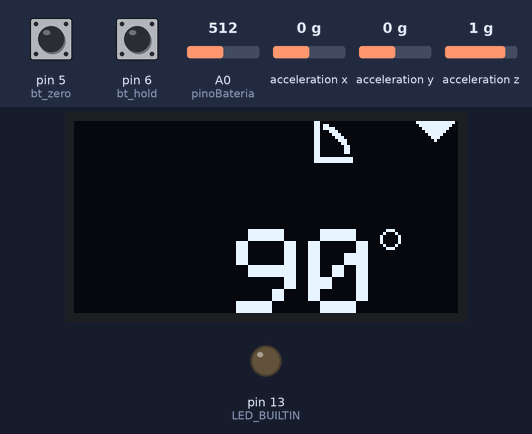
Bench run of a program on a simulated Arduino Uno, built with avr-gcc and run on an emulated ATmega328P. Shown: 128×64 one-colour display, output pins drawn as LEDs (lit = HIGH). Inputs (shaded band) come from the test bench; at power-on: pin 5 (bt_zero) HIGH, pin 6 (bt_hold) HIGH, acceleration x 0 g, A0 (pinoBateria) = 512, acceleration y 0 g, acceleration z 1 g.

Above: at 2.2 s.
2.3 s: pin 5 (bt_zero) pulled LOW for 1 s
At 4.2 s:
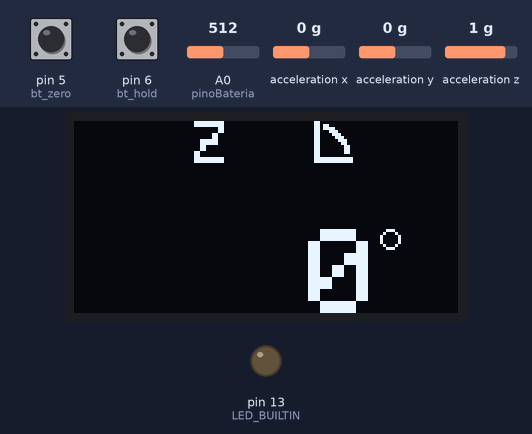
4.8 s: pin 6 (bt_hold) pulled LOW for 3.2 s
At 5.41 s:
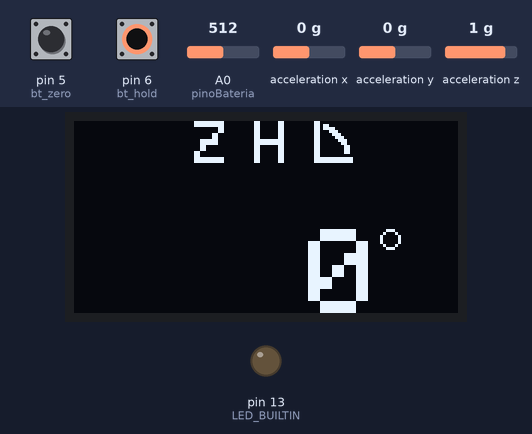
9.5 s: acceleration x set to -1.4 g
At 10.8 s:
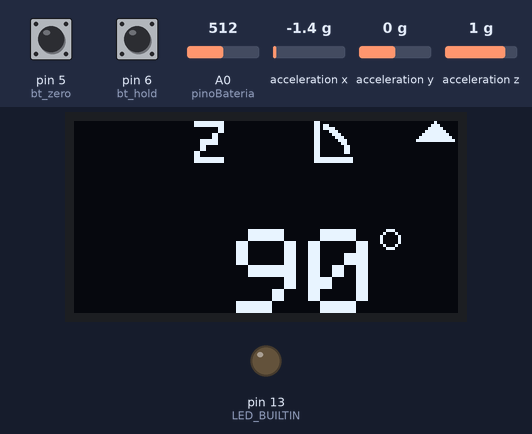
11.1 s: A0 (pinoBateria) set to 483
At 11.7 s:
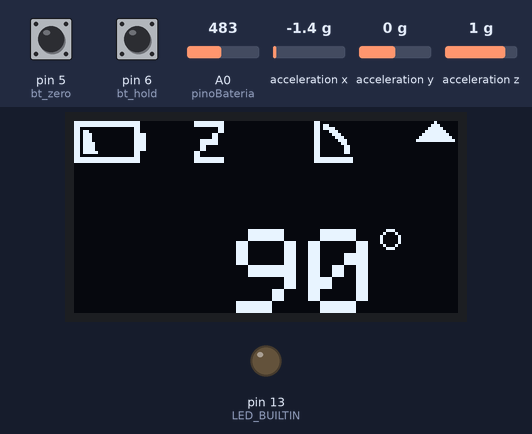
12.6 s: pin 5 (bt_zero) pulled LOW for 0.15 s
At 14.0 s:
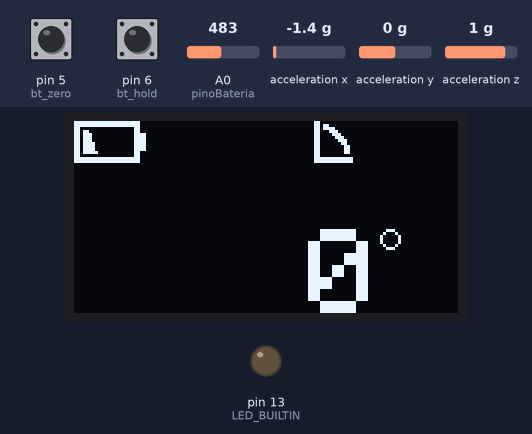
14.4 s: acceleration y set to -1.4 g
At 14.8 s:
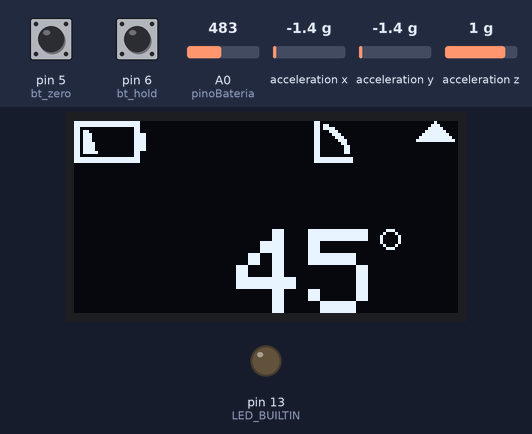
Timing chart, 0 to 17.0 s (numbered marks = the images above; inputs shaded):
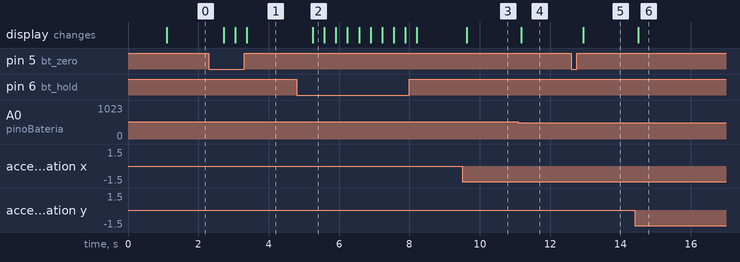

The program:

main.cpp
```cpp
#include <Arduino.h>

//Bibliotecas
#include <Wire.h>             // Biblioteca para comunicação I2C
#include <Adafruit_GFX.h>     // Biblioteca elementos gráficos
#include <Adafruit_SSD1306.h> // Biblioteca Display
#include <SparkFun_ADXL345.h> // Biblioteca acelerômetro

//Definições do display
#define SCREEN_WIDTH 128    // Especifica a largura do display em pixels
#define SCREEN_HEIGHT 64    // Especifica a altura do display em pixels
#define OLED_RESET     -1   // pino de reset do display # (-1 se for utilizar o reset do arduino)
#define SCREEN_ADDRESS 0x3C // Endereço de comunicação do display (vide datasheet)

Adafruit_SSD1306 display(SCREEN_WIDTH, SCREEN_HEIGHT, &Wire, OLED_RESET); //Instancia o objeto display de acordo com as especificações indicadas

//Definições do Acelerômetro
//ADXL345 adxl = ADXL345(10); //Instancia o objeto adxl(acelerometro) comunicação SPI
ADXL345 adxl = ADXL345();     //Instancia o objeto adxl(acelerometro) comunicação I2C por padrão

//Constantes do usuário
#define LOGO_HEIGHT   64  //Altura do logotipo
#define LOGO_WIDTH    128 //largura do logotipo
#define M_POS_X       30  //Posição da medição eixo x
#define M_POS_Y       36  //Posição da medição eixo y

#define BATERIA_BAIXA 500  //Nível mínimo da bateria

// 'angulo180', 25x14px
const unsigned char bitmap_angulo180 [] PROGMEM = {
  0x00, 0x1c, 0x00, 0x00, 0x00, 0xdd, 0x80, 0x00, 0x03, 0xdd, 0xe0, 0x00, 0x07, 0x1c, 0x70, 0x00,
  0x0e, 0x1c, 0x38, 0x00, 0x1c, 0x1c, 0x1c, 0x00, 0x38, 0x1c, 0x0e, 0x00, 0x30, 0x1c, 0x06, 0x00,
  0x60, 0x1c, 0x03, 0x00, 0x60, 0x1c, 0x03, 0x00, 0x60, 0x1c, 0x03, 0x00, 0x00, 0x1c, 0x00, 0x00,
  0xff, 0xff, 0xff, 0x80, 0xff, 0xff, 0xff, 0x80
};
// 'angulo90', 13x14px
const unsigned char bitmap_angulo90 [] PROGMEM = {
  0xc0, 0x00, 0xd8, 0x00, 0xde, 0x00, 0xc7, 0x00, 0xc3, 0x80, 0xc1, 0xc0, 0xc0, 0xe0, 0xc0, 0x60,
  0xc0, 0x30, 0xc0, 0x30, 0xc0, 0x30, 0xc0, 0x00, 0xff, 0xf8, 0xff, 0xf8
};

// 'seta_para_cima', 13x7px
const unsigned char bitmap_seta_para_cima [] PROGMEM = {
	0x02, 0x00, 0x07, 0x00, 0x0f, 0x80, 0x1f, 0xc0, 0x3f, 0xe0, 0x7f, 0xf0, 0xff, 0xf8
};

// 'seta_para_baixo', 13x7px
const unsigned char bitmap_seta_para_baixo [] PROGMEM = {
	0xff, 0xf8, 0x7f, 0xf0, 0x3f, 0xe0, 0x1f, 0xc0, 0x0f, 0x80, 0x07, 0x00, 0x02, 0x00
};

// 'battery_baixa_pequeno', 24x14px
const unsigned char bitmap_battery_low [] PROGMEM = {
	0xff, 0xff, 0xfc, 0xff, 0xff, 0xfc, 0xc0, 0x00, 0x0c, 0xd8, 0x00, 0x0c, 0xdc, 0x00, 0x0f, 0xdc,
	0x00, 0x0f, 0xdc, 0x00, 0x0f, 0xde, 0x00, 0x0f, 0xde, 0x00, 0x0f, 0xde, 0x00, 0x0f, 0xdf, 0x00,
	0x0c, 0xc0, 0x00, 0x0c, 0xff, 0xff, 0xfc, 0xff, 0xff, 0xfc
};

// 'logos_senai_preto', 128x64px
const unsigned char logo_senai_preto [] PROGMEM = {
  0x00, 0x00, 0x00, 0x00, 0x00, 0x00, 0x00, 0x00, 0x00, 0x00, 0x00, 0x00, 0x00, 0x00, 0x00, 0x00,
  0x00, 0x00, 0x00, 0x00, 0x00, 0x00, 0x00, 0x00, 0x00, 0x00, 0x00, 0x00, 0x00, 0x00, 0x00, 0x00,
  0x00, 0x00, 0x00, 0x00, 0x00, 0x00, 0x00, 0x00, 0x00, 0x00, 0x00, 0x00, 0x00, 0x00, 0x00, 0x00,
  0x00, 0x00, 0x00, 0x00, 0x00, 0x00, 0x00, 0x00, 0x00, 0x00, 0x00, 0x00, 0x00, 0x00, 0x00, 0x00,
  0x00, 0x00, 0x00, 0x00, 0x00, 0x00, 0x00, 0x00, 0x00, 0x00, 0x00, 0x00, 0x00, 0x00, 0x00, 0x00,
  0x00, 0x00, 0x00, 0x00, 0x00, 0x00, 0x00, 0x00, 0x00, 0x00, 0x00, 0x00, 0x00, 0x00, 0x00, 0x00,
  0x00, 0x00, 0x00, 0x00, 0x00, 0x00, 0x00, 0x00, 0x00, 0x00, 0x00, 0x00, 0x00, 0x00, 0x00, 0x00,
  0x00, 0x00, 0x00, 0x00, 0x00, 0x00, 0x00, 0x00, 0x00, 0x00, 0x00, 0x00, 0x00, 0x00, 0x00, 0x00,
  0x00, 0x00, 0x00, 0x00, 0x00, 0x00, 0x00, 0x00, 0x00, 0x00, 0x00, 0x00, 0x00, 0x00, 0x00, 0x00,
  0x00, 0x00, 0x00, 0x00, 0x00, 0x00, 0x00, 0x00, 0x00, 0x00, 0x00, 0x00, 0x00, 0x00, 0x00, 0x00,
  0x00, 0x00, 0x00, 0x00, 0x00, 0x00, 0x00, 0x00, 0x00, 0x00, 0x00, 0x00, 0x00, 0x00, 0x00, 0x00,
  0x00, 0x00, 0x00, 0x00, 0x00, 0x00, 0x00, 0x00, 0x00, 0x00, 0x00, 0x00, 0x00, 0x00, 0x00, 0x00,
  0x00, 0x00, 0x00, 0x00, 0x00, 0x00, 0x00, 0x00, 0x00, 0x00, 0x00, 0x00, 0x00, 0x00, 0x00, 0x00,
  0x00, 0x00, 0x00, 0x00, 0x00, 0x00, 0x00, 0x00, 0x00, 0x00, 0x00, 0x00, 0x00, 0x00, 0x00, 0x00,
  0x00, 0x00, 0x00, 0x00, 0x00, 0x00, 0x00, 0x00, 0x00, 0x00, 0x00, 0x00, 0x00, 0x00, 0x00, 0x00,
  0x00, 0x00, 0x00, 0x00, 0x00, 0x00, 0x00, 0x00, 0x00, 0x00, 0x00, 0x00, 0x00, 0x00, 0x00, 0x00,
  0x00, 0x00, 0x00, 0x00, 0x00, 0x00, 0x00, 0x00, 0x00, 0x00, 0x00, 0x00, 0x00, 0x00, 0x00, 0x00,
  0x00, 0x00, 0x00, 0x00, 0x00, 0x00, 0x00, 0x00, 0x00, 0x00, 0x00, 0x00, 0x00, 0x00, 0x00, 0x00,
  0x00, 0x00, 0x00, 0x00, 0x00, 0x00, 0x00, 0x00, 0x00, 0x00, 0x00, 0x00, 0x00, 0x00, 0x00, 0x00,
  0x00, 0x00, 0x00, 0x00, 0x00, 0x00, 0x00, 0x00, 0x00, 0x00, 0x00, 0x00, 0x00, 0x00, 0x00, 0x00,
  0x00, 0x00, 0x01, 0xf0, 0x00, 0x00, 0x00, 0x00, 0x00, 0x00, 0x00, 0x00, 0x00, 0x00, 0x00, 0x00,
  0xff, 0x80, 0x1f, 0xfe, 0x07, 0xff, 0xfe, 0x7f, 0xc0, 0x3f, 0x00, 0x7f, 0x80, 0x1f, 0x81, 0xff,
  0xff, 0x80, 0x7f, 0xff, 0x87, 0xff, 0xfe, 0x7f, 0xe0, 0x7e, 0x00, 0xff, 0x80, 0x1f, 0x81, 0xff,
  0x00, 0x00, 0xff, 0xff, 0x87, 0xff, 0xfc, 0xff, 0xe0, 0x7e, 0x01, 0xff, 0xc0, 0x1f, 0x80, 0x00,
  0x00, 0x01, 0xff, 0xff, 0xc7, 0xff, 0xfc, 0xff, 0xe0, 0x7e, 0x01, 0xff, 0xc0, 0x3f, 0x80, 0x00,
  0xff, 0x81, 0xfc, 0x3f, 0xc7, 0xe0, 0x00, 0xff, 0xe0, 0x7e, 0x03, 0xff, 0xc0, 0x3f, 0x81, 0xff,
  0xff, 0x83, 0xf8, 0x1f, 0xcf, 0xe0, 0x00, 0xff, 0xf0, 0x7e, 0x03, 0xef, 0xc0, 0x3f, 0x01, 0xff,
  0x00, 0x03, 0xf8, 0x1f, 0x8f, 0xe0, 0x00, 0xfb, 0xf0, 0xfc, 0x07, 0xef, 0xc0, 0x3f, 0x00, 0x00,
  0x00, 0x03, 0xfc, 0x00, 0x0f, 0xc0, 0x01, 0xfb, 0xf0, 0xfc, 0x0f, 0xc7, 0xc0, 0x7f, 0x00, 0x00,
  0xff, 0x83, 0xff, 0x80, 0x0f, 0xc0, 0x01, 0xfb, 0xf0, 0xfc, 0x0f, 0xc7, 0xe0, 0x7f, 0x01, 0xff,
  0xff, 0x83, 0xff, 0xf8, 0x1f, 0xff, 0xf1, 0xf9, 0xf0, 0xfc, 0x1f, 0x87, 0xe0, 0x7f, 0x01, 0xff,
  0x00, 0x01, 0xff, 0xfc, 0x1f, 0xff, 0xf1, 0xf9, 0xf9, 0xf8, 0x1f, 0x87, 0xe0, 0x7e, 0x00, 0x00,
  0x00, 0x00, 0xff, 0xfe, 0x1f, 0xff, 0xf3, 0xf1, 0xf9, 0xf8, 0x3f, 0x07, 0xe0, 0x7e, 0x00, 0x00,
  0xff, 0x80, 0x1f, 0xff, 0x1f, 0xff, 0xf3, 0xf1, 0xf9, 0xf8, 0x7f, 0x07, 0xe0, 0xfe, 0x01, 0xff,
  0xff, 0x80, 0x03, 0xff, 0x1f, 0x80, 0x03, 0xf0, 0xf9, 0xf8, 0x7f, 0xff, 0xf0, 0xfe, 0x01, 0xff,
  0x00, 0x00, 0x00, 0x7f, 0x3f, 0x80, 0x03, 0xf0, 0xfd, 0xf8, 0xff, 0xff, 0xf0, 0xfe, 0x00, 0x00,
  0x00, 0x0f, 0xe0, 0x7f, 0x3f, 0x80, 0x03, 0xf0, 0xff, 0xf0, 0xff, 0xff, 0xf0, 0xfc, 0x00, 0x00,
  0xff, 0x8f, 0xe0, 0x7f, 0x3f, 0x00, 0x07, 0xe0, 0xff, 0xf1, 0xff, 0xff, 0xf1, 0xfc, 0x01, 0xff,
  0xff, 0x8f, 0xe0, 0xfe, 0x3f, 0x00, 0x07, 0xe0, 0x7f, 0xf3, 0xff, 0xff, 0xf1, 0xfc, 0x01, 0xff,
  0x00, 0x0f, 0xfb, 0xfe, 0x3f, 0xff, 0xe7, 0xe0, 0x7f, 0xf3, 0xf0, 0x07, 0xf9, 0xfc, 0x00, 0x00,
  0x00, 0x07, 0xff, 0xfc, 0x7f, 0xff, 0xe7, 0xe0, 0x7f, 0xe7, 0xf0, 0x03, 0xf9, 0xf8, 0x00, 0x00,
  0xff, 0x87, 0xff, 0xf8, 0x7f, 0xff, 0xe7, 0xe0, 0x7f, 0xe7, 0xe0, 0x03, 0xf9, 0xf8, 0x01, 0xff,
  0xff, 0x83, 0xff, 0xe0, 0x7f, 0xff, 0xef, 0xc0, 0x3f, 0xef, 0xc0, 0x03, 0xfb, 0xf8, 0x01, 0xff,
  0x00, 0x00, 0xff, 0x80, 0x00, 0x00, 0x00, 0x00, 0x00, 0x00, 0x00, 0x00, 0x00, 0x00, 0x00, 0x00,
  0x00, 0x00, 0x00, 0x00, 0x00, 0x00, 0x00, 0x00, 0x00, 0x00, 0x00, 0x00, 0x00, 0x00, 0x00, 0x00,
  0x00, 0x00, 0x00, 0x00, 0x00, 0x00, 0x00, 0x00, 0x00, 0x00, 0x00, 0x00, 0x00, 0x00, 0x00, 0x00,
  0x00, 0x00, 0x00, 0x00, 0x00, 0x00, 0x00, 0x00, 0x00, 0x00, 0x00, 0x00, 0x00, 0x00, 0x00, 0x00,
  0x00, 0x00, 0x00, 0x00, 0x00, 0x00, 0x00, 0x00, 0x00, 0x00, 0x00, 0x00, 0x00, 0x00, 0x00, 0x00,
  0x00, 0x00, 0x00, 0x00, 0x00, 0x00, 0x00, 0x00, 0x00, 0x00, 0x00, 0x00, 0x00, 0x00, 0x00, 0x00,
  0x00, 0x00, 0x00, 0x00, 0x00, 0x00, 0x00, 0x00, 0x00, 0x00, 0x00, 0x00, 0x00, 0x00, 0x00, 0x00,
  0x00, 0x00, 0x00, 0x00, 0x00, 0x00, 0x00, 0x00, 0x00, 0x00, 0x00, 0x00, 0x00, 0x00, 0x00, 0x00,
  0x00, 0x00, 0x00, 0x00, 0x00, 0x00, 0x00, 0x00, 0x00, 0x00, 0x00, 0x00, 0x00, 0x00, 0x00, 0x00,
  0x00, 0x00, 0x00, 0x00, 0x00, 0x00, 0x00, 0x00, 0x00, 0x00, 0x00, 0x00, 0x00, 0x00, 0x00, 0x00,
  0x00, 0x00, 0x00, 0x00, 0x00, 0x00, 0x00, 0x00, 0x00, 0x00, 0x00, 0x00, 0x00, 0x00, 0x00, 0x00,
  0x00, 0x00, 0x00, 0x00, 0x00, 0x00, 0x00, 0x00, 0x00, 0x00, 0x00, 0x00, 0x00, 0x00, 0x00, 0x00,
  0x00, 0x00, 0x00, 0x00, 0x00, 0x00, 0x00, 0x00, 0x00, 0x00, 0x00, 0x00, 0x00, 0x00, 0x00, 0x00,
  0x00, 0x00, 0x00, 0x00, 0x00, 0x00, 0x00, 0x00, 0x00, 0x00, 0x00, 0x00, 0x00, 0x00, 0x00, 0x00,
  0x00, 0x00, 0x00, 0x00, 0x00, 0x00, 0x00, 0x00, 0x00, 0x00, 0x00, 0x00, 0x00, 0x00, 0x00, 0x00,
  0x00, 0x00, 0x00, 0x00, 0x00, 0x00, 0x00, 0x00, 0x00, 0x00, 0x00, 0x00, 0x00, 0x00, 0x00, 0x00,
  0x00, 0x00, 0x00, 0x00, 0x00, 0x00, 0x00, 0x00, 0x00, 0x00, 0x00, 0x00, 0x00, 0x00, 0x00, 0x00,
  0x00, 0x00, 0x00, 0x00, 0x00, 0x00, 0x00, 0x00, 0x00, 0x00, 0x00, 0x00, 0x00, 0x00, 0x00, 0x00,
  0x00, 0x00, 0x00, 0x00, 0x00, 0x00, 0x00, 0x00, 0x00, 0x00, 0x00, 0x00, 0x00, 0x00, 0x00, 0x00,
  0x00, 0x00, 0x00, 0x00, 0x00, 0x00, 0x00, 0x00, 0x00, 0x00, 0x00, 0x00, 0x00, 0x00, 0x00, 0x00,
  0x00, 0x00, 0x00, 0x00, 0x00, 0x00, 0x00, 0x00, 0x00, 0x00, 0x00, 0x00, 0x00, 0x00, 0x00, 0x00
};

//Entradas
int bt_zero = 5;
int bt_hold = 6;
int bt_range = 7;
const int pinoBateria = A0;

//Variáveis globais
bool zeroRelativo = false;
bool hold = false;
float angulo = 0, anguloRelativo = 0;
int x,y,z; //Medidas de aceleração da gravidade

//Funções do usuário
void leAcelerometro(){
  adxl.readAccel(&x, &y, &z);         // Realiza a leitura do acelerômetro e salva nas variáveis x,y e z
}

void configuraAcelerometro(){
  adxl.powerOn();                     // Power on the ADXL345

  adxl.setRangeSetting(4);           // Give the range settings
                                      // Accepted values are 2g, 4g, 8g or 16g
                                      // Higher Values = Wider Measurement Range
                                      // Lower Values = Greater Sensitivity

  adxl.setSpiBit(0);                  // Configure the device to be in 4 wire SPI mode when set to '0' or 3 wire SPI mode when set to 1
                                      // Default: Set to 1
                                      // SPI pins on the ATMega328: 11, 12 and 13 as reference in SPI Library

  adxl.setActivityXYZ(1, 0, 0);       // Set to activate movement detection in the axes "adxl.setActivityXYZ(X, Y, Z);" (1 == ON, 0 == OFF)
  adxl.setActivityThreshold(75);      // 62.5mg per increment   // Set activity   // Inactivity thresholds (0-255)

  adxl.setInactivityXYZ(1, 0, 0);     // Set to detect inactivity in all the axes "adxl.setInactivityXYZ(X, Y, Z);" (1 == ON, 0 == OFF)
  adxl.setInactivityThreshold(75);    // 62.5mg per increment   // Set inactivity // Inactivity thresholds (0-255)
  adxl.setTimeInactivity(10);         // How many seconds of no activity is inactive?

  adxl.setTapDetectionOnXYZ(0, 0, 1); // Detect taps in the directions turned ON "adxl.setTapDetectionOnX(X, Y, Z);" (1 == ON, 0 == OFF)

  // Set values for what is considered a TAP and what is a DOUBLE TAP (0-255)
  adxl.setTapThreshold(50);           // 62.5 mg per increment
  adxl.setTapDuration(15);            // 625 μs per increment
  adxl.setDoubleTapLatency(80);       // 1.25 ms per increment
  adxl.setDoubleTapWindow(200);       // 1.25 ms per increment

  // Set values for what is considered FREE FALL (0-255)
  adxl.setFreeFallThreshold(7);       // (5 - 9) recommended - 62.5mg per increment
  adxl.setFreeFallDuration(30);       // (20 - 70) recommended - 5ms per increment

  // Setting all interupts to take place on INT1 pin
  //adxl.setImportantInterruptMapping(1, 1, 1, 1, 1);     // Sets "adxl.setEveryInterruptMapping(single tap, double tap, free fall, activity, inactivity);"
                                                        // Accepts only 1 or 2 values for pins INT1 and INT2. This chooses the pin on the ADXL345 to use for Interrupts.
                                                        // This library may have a problem using INT2 pin. Default to INT1 pin.

  // Turn on Interrupts for each mode (1 == ON, 0 == OFF)
  adxl.InactivityINT(0);
  adxl.ActivityINT(0);
  adxl.FreeFallINT(0);
  adxl.doubleTapINT(0);
  adxl.singleTapINT(0);
}

int nivelBateria(){
  return analogRead(pinoBateria);
}

void desenhaZero(){
  display.setTextSize(2);
  display.setTextColor(SSD1306_WHITE);
  display.setCursor(40,0);
  display.print("Z");
}

void desenhaHold(){
  display.setTextSize(2);
  display.setTextColor(SSD1306_WHITE);
  display.setCursor(60,0);
  display.print("H");
}

int converteAngulo(){
  return ((atan2(x,y) * 180)/ 3.14)+90;;
}

void mostraAngulo(int angulo){
  display.setTextSize(4);
  display.setTextColor(SSD1306_WHITE);
  display.setCursor(M_POS_X,M_POS_Y);

  char texto[5];
  sprintf(texto,"%3i", angulo);
  display.print(texto);

  display.drawCircle(M_POS_X + 75, M_POS_Y + 3, 3, SSD1306_WHITE);
}

void desenha_90(){
  display.drawBitmap(80, 0, bitmap_angulo90, 13, 14, 1);
}

void desenha_180(){
  display.drawBitmap(80, 0, bitmap_angulo180, 25, 14, 1);
}

void desenhaBateriaBaixa(){
  display.drawBitmap(0, 0, bitmap_battery_low, 24, 14, 1);
}

void desenhaLogoSENAI(void) {
  display.clearDisplay();
  display.drawBitmap(
    (display.width()  - LOGO_WIDTH ) / 2,
    (display.height() - LOGO_HEIGHT) / 2,
    logo_senai_preto, LOGO_WIDTH, LOGO_HEIGHT, 1);
  display.display();
}

void desenhaSeta(){
  if(angulo < 0) display.drawBitmap(114, 0, bitmap_seta_para_cima, 13, 7, 1);
  else if(angulo > 0)display.drawBitmap(114, 0, bitmap_seta_para_baixo, 13, 7, 1);
}

void debug(void){
  Serial.print(x);
  Serial.print(", ");
  Serial.print(y);
  Serial.print(", ");
  Serial.println(z);
  float teste = (atan2(y,x) * 180)/ 3.14;
  Serial.println(teste);
  }

void setup() {
  Serial.begin(9600);

  pinMode(bt_zero, INPUT_PULLUP);
  pinMode(bt_hold, INPUT_PULLUP);
  pinMode(bt_range, INPUT_PULLUP);
  pinMode(LED_BUILTIN, OUTPUT);

  configuraAcelerometro();

  // SSD1306_SWITCHCAPVCC = generate display voltage from 3.3V internally
  /*
  if(!display.begin(SSD1306_SWITCHCAPVCC, SCREEN_ADDRESS)) {
    Serial.println(F("SSD1306 allocation failed"));
    for(;;); // Don't proceed, loop forever
  }*/

  display.begin(SSD1306_SWITCHCAPVCC, SCREEN_ADDRESS);

  desenhaLogoSENAI();
  delay(1000);
}

void atualizaDisplay(){
  if(angulo > 90) {
    angulo -= 180;
    display.setRotation(2);
  }
  else display.setRotation(0);

  desenha_90();
  if(hold) desenhaHold();
  if(zeroRelativo) desenhaZero();
  if(nivelBateria() < BATERIA_BAIXA) desenhaBateriaBaixa();
  desenhaSeta();
  mostraAngulo(abs(angulo));
  display.display();
}

void loop() {

  display.clearDisplay();

  leAcelerometro();

  if(!hold) angulo = converteAngulo() - anguloRelativo;

  atualizaDisplay();

  if(!digitalRead(bt_zero)){
    if(zeroRelativo){
      zeroRelativo = false;
      anguloRelativo = 0;
    }
    else{
      zeroRelativo = true;
      anguloRelativo = angulo;
    }
    delay(200);
  }

  if(!digitalRead(bt_hold)){
    if(hold) hold = false;
    else hold = true;
    delay(200);
  }

  delay(100);
}
```

Measured:
- the behaviour switches between 500 and 499 on A0 (pinoBateria) (found by bisection; images 3 and 4)
- after the input at 2.3 s, the display: changes after 0.42 s (image 1)
- after the input at 4.8 s, the display: changes after 0.45 s (image 2)
- after the input at 9.5 s, the display: changes after 0.13 s (image 3)
- after the input at 11.1 s, the display: changes after 0.09 s (image 4)
- after the input at 12.6 s, the display: changes after 0.35 s (image 5)
- after the input at 14.4 s, the display: changes after 0.10 s (image 6)
